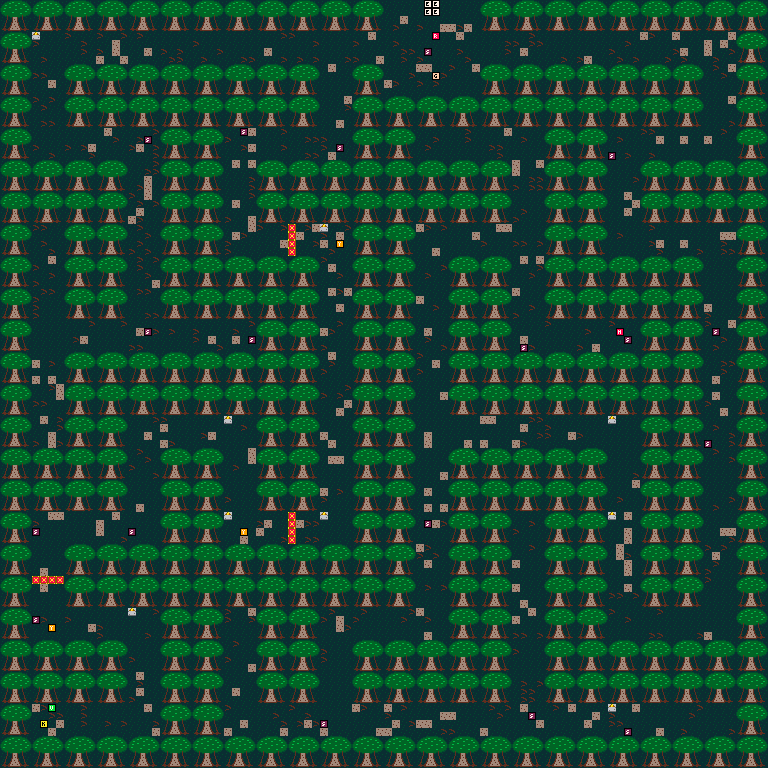

Rendered tile map (Tiled .tmx) drawn with the repository's tilesets; below, a short description and the map source with its tile grids summarised:
An orthogonal 96x96 tile map with 8x8 px tiles, 2 tile layers (ground, things).

<map version="1.10" tiledversion="1.10.2" orientation="orthogonal" renderorder="right-down" width="96" height="96" tilewidth="8" tileheight="8" infinite="0" nextlayerid="3" nextobjectid="1">
 <tileset firstgid="1" source="sprites.tsx" />
 <layer id="1" name="ground" width="96" height="96">
  <data>[9216 cells, 9216 non-empty, 6 distinct tile ids]</data>
 </layer>
 <layer id="2" name="things" width="96" height="96">
  <data>[9216 cells, 6110 non-empty, 24 distinct tile ids]</data>
 </layer>
</map>
